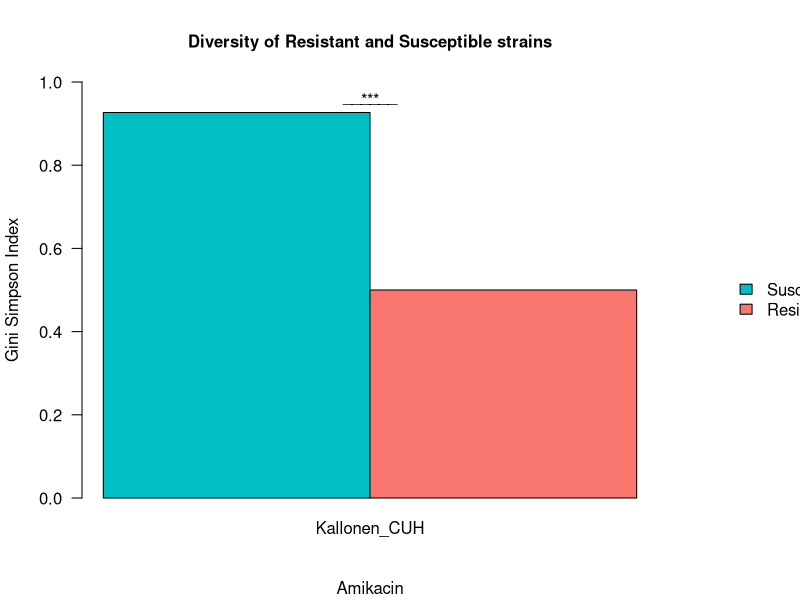
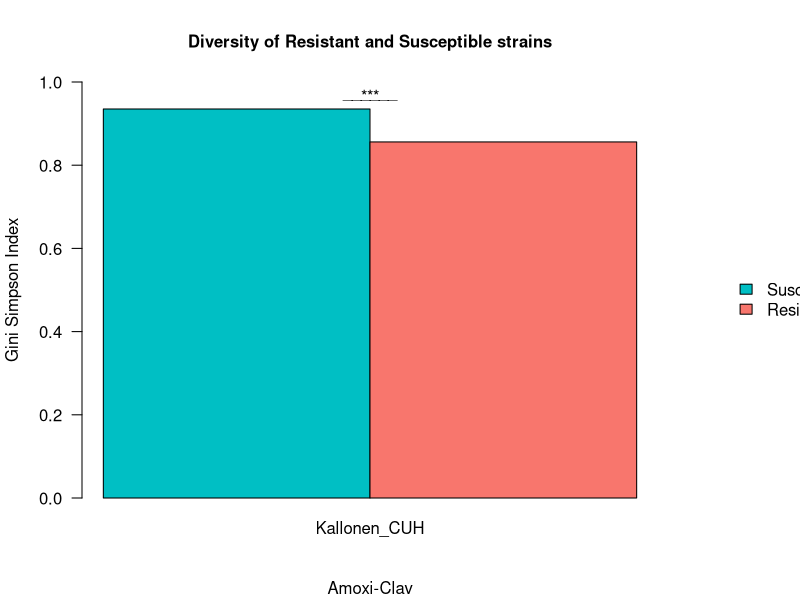
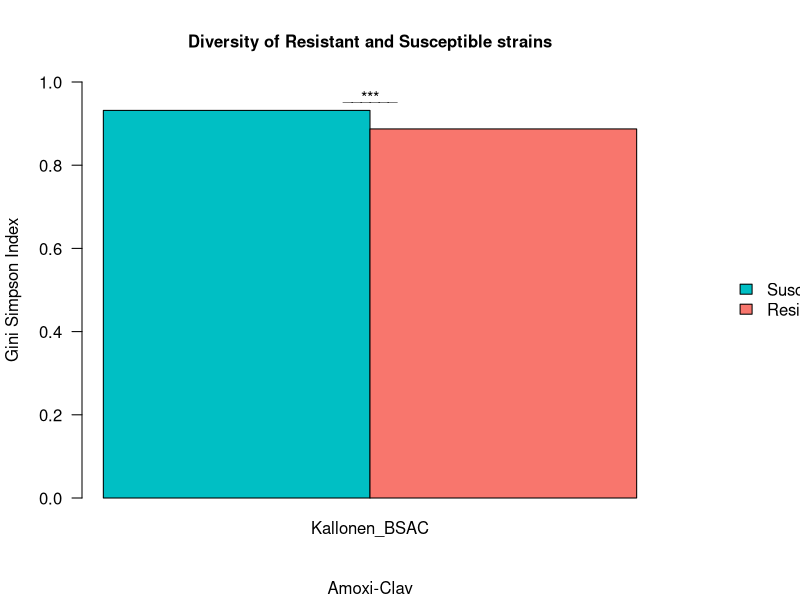
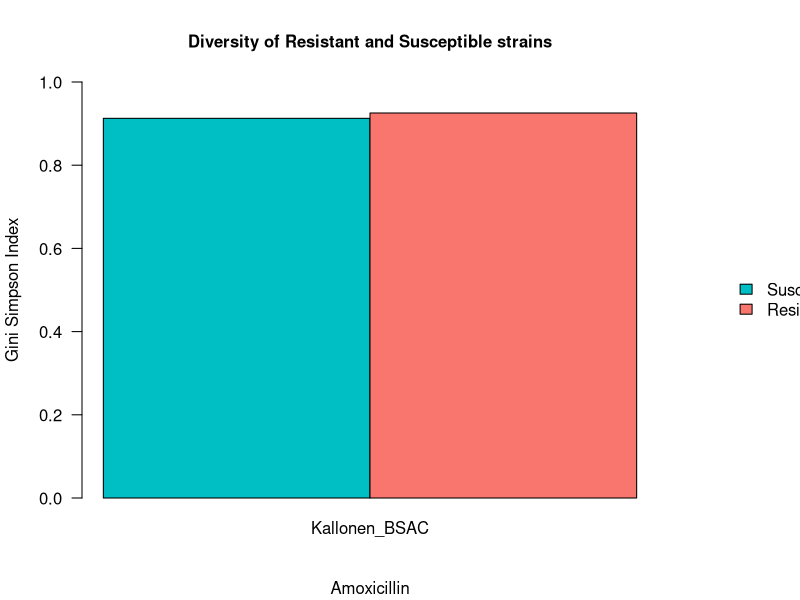
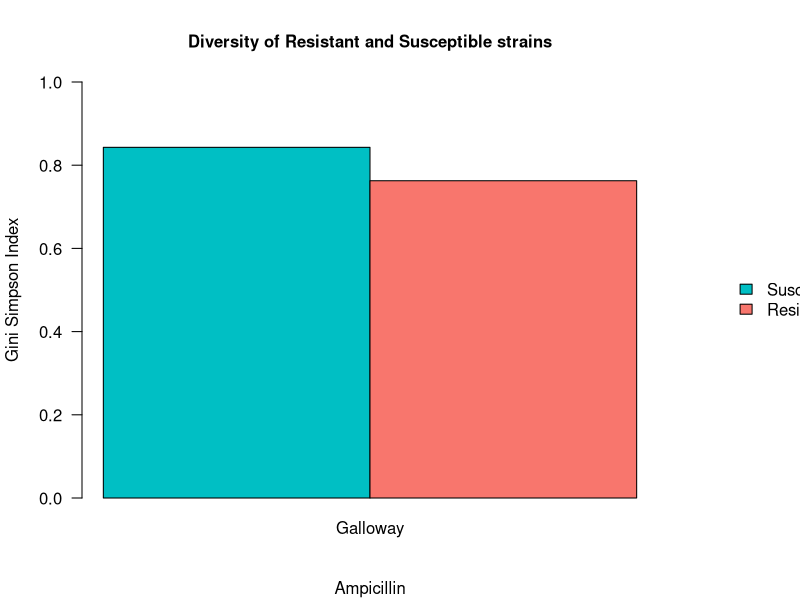
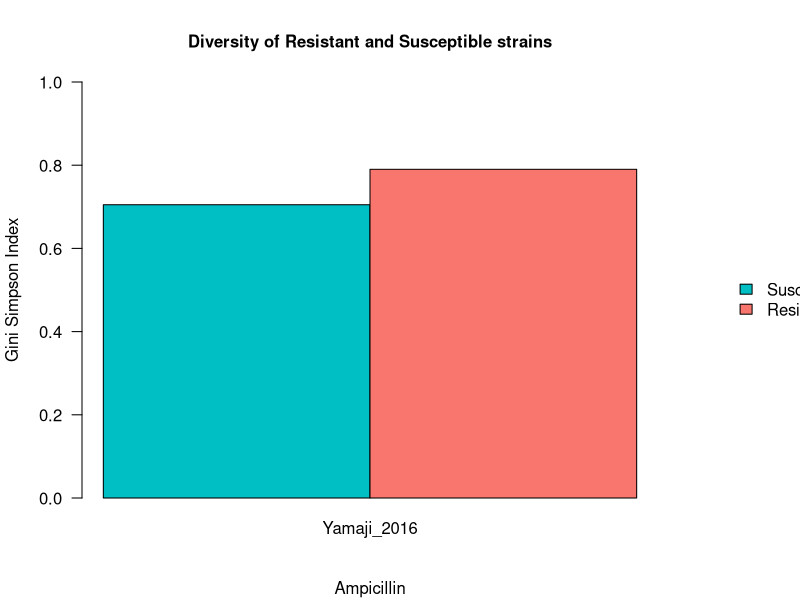
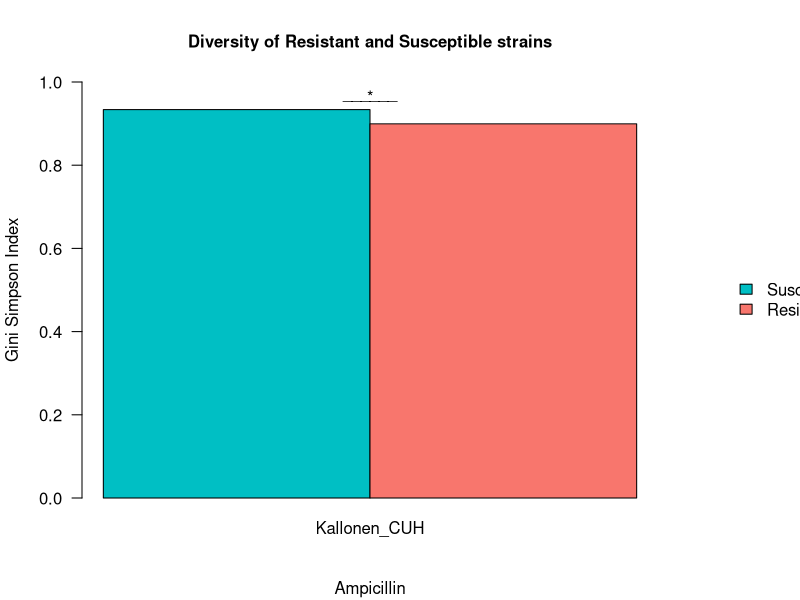
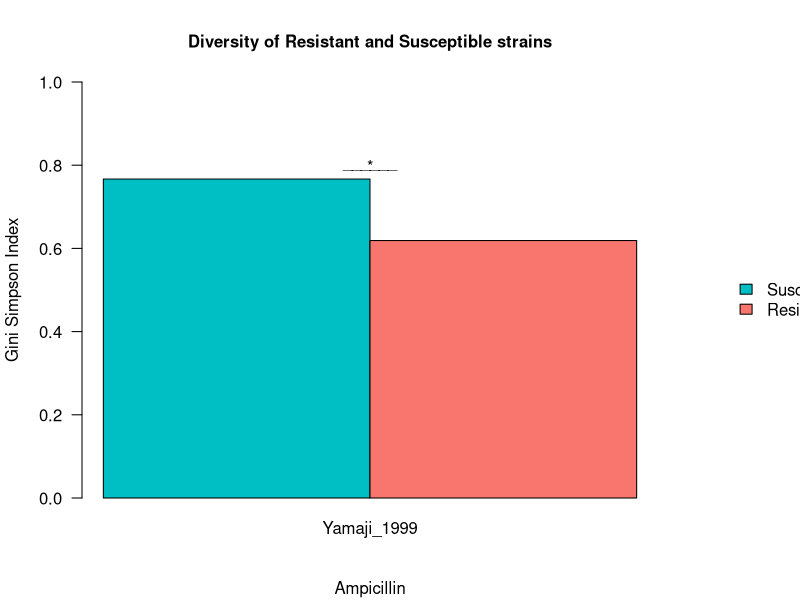

Write the R code that produced these figures, in order. (Note: this script raises an error after producing the figures.)
setwd("~/Dropbox/2017_CodeLab/BacterialResistanceProject_2020/2020_CandaceUTIpopgen/DataAnalysis")

library(RColorBrewer)
myPalette = brewer.pal(6, "Pastel1")
OverviewDatasets<-read.csv(file = "Output/OverviewDatasets.csv")


#creating list of unique drugs
ListOfDrugs <- unique(OverviewDatasets$Drug)
for (drug in ListOfDrugs){
  #to select specific drug with specific information 
  Pathogen <- subset(OverviewDatasets, Drug == drug, select = c("Dataset","Pathogen","Drug","GSIvalueR","GSIvalueS","GSIpvalue"))
  #creating list of each datasets
  ListOfDatasets <- unique(Pathogen$Dataset)
  for (i in 1:length(ListOfDatasets)){
    dataset = ListOfDatasets[i]
  png(filename=paste0("Output/Barplots/SingleBarplot_",drug,dataset,".png"), width = 150, height = 200, units='mm', res = 300)
    
  #to make plot 
  #using rbind function 
  R<-rbind(Pathogen$GSIvalueS[i],Pathogen$GSIvalueR[i])
  par(mfrow=c(1,1))
  par(mar = c(5.1, 4.1, 4.1, 7.1), xpd = TRUE)
  barplot(R,las=1,ylim=c(0,1),  col=c("#00BFC4","#F8766D"),cex.main=1.0, cex.lab = 1.0,
          main="Diversity of Resistant and Susceptible strains", sub=drug, 
          ylab="Gini Simpson Index",names.arg = dataset,
          beside=T)
  legend("topright", c("Susceptible","Resistant"), fill = c("#00BFC4","#F8766D"),inset = c(-.35, 0.45), bty = "n", cex=1)

    #to add level of significance
    if (Pathogen$GSIpvalue[i]<0.0005) {
      text(x=2, y=Pathogen$GSIvalueS[i] +0.02, "______", srt = 0)
      text(x=2, y=Pathogen$GSIvalueS[i] +0.04, "***", srt = 0)}
    else if (Pathogen$GSIpvalue[i]<0.005) {
      text(x=2, y=Pathogen$GSIvalueS[i] +0.02, "______", srt = 0)
      text(x=2,y= Pathogen$GSIvalueS[i] +0.04, "**", srt = 0)}
    else if (Pathogen$GSIpvalue[i]<0.05) {
      text(x=2, y=Pathogen$GSIvalueS[i] +0.02, labels = "______", srt = 0)
      text(x=2, y=Pathogen$GSIvalueS[i] +0.04, "*", srt = 0)}
    
  
  dev.off()
  } 
}



